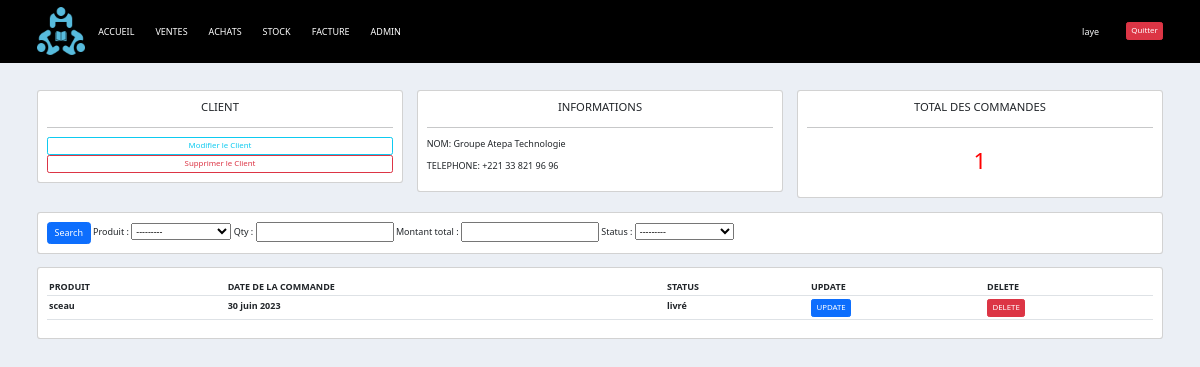
Page /CLIENT/5 (signed in) on the committed database.
### CLIENT/models.py (models this page shows, shortened)
class Client(models.Model):
    nom = models.CharField(max_length=200, null=True)
    telephone = models.CharField(max_length=200, null=True)
    email = models.EmailField(max_length=254, null=True)
    date_creation = models.DateField(auto_now_add=True, null=True)
    class Meta:
        ordering = ['id']

### COMMANDE/models.py (models this page shows, shortened)
class Commande(models.Model):
    STATUS = (
        ('livraison en cours', 'Livraison en cours'),
        ('non livré', 'Non livré'),
        ('livré', 'Livré')
    )
    client = models.ForeignKey(Client, null=True, on_delete=models.CASCADE)
    produit = models.ForeignKey(Produit, null=True, on_delete=models.CASCADE)
    qty = models.IntegerField(default=0, blank=True, null=True)
    montant_total = models.FloatField(editable=False, default=0)
    status = models.CharField(max_length=200, null=True, choices=STATUS)
    date_creation = models.DateField(auto_now_add=True, null=True)

### PRODUIT/models.py (models this page shows)
class Produit(models.Model):
    nom = models.CharField(max_length=200, null=True)
    unite = models.ForeignKey(Unite, null=True, on_delete=models.CASCADE)
    prix = models.FloatField(null=True)
    quantite_stock = models.FloatField(default=0)
    tags = models.ManyToManyField(Tags)
    def __str__(self):
        return self.nom

### CLIENT/views.py (the view)
# urls.py: path('<str:pk>', views.fonctioncl, name='client'),
@login_required(login_url='login')
def fonctioncl(request,pk):
    clix = Client.objects.get(id=pk)
    ccoommaa = clix.commande_set.all()
    commande_total = ccoommaa.count()
    mon_filtre=CommandeFilter(request.GET,queryset=ccoommaa)
    ccoommaa=mon_filtre.qs
    context={'clix':clix,'ccoommaa':ccoommaa,'commande_total':commande_total,'mon_filtre':mon_filtre}
    return render(request,'CLIENT/client.html',context)

### TEMPLATES/CLIENT/client.html
{%extends 'index.html'%}
{% block contenu %}
<br>
<div class="row">
	<div class="col-md">
		<div class="card card-body">
			<h5 style="text-align: center">CLIENT</h5>
			<hr>
			<a class="btn btn-outline-info  btn-sm btn-block" href="{% url 'modifier' clix.id %}">Modifier le Client</a>
			<a class="btn btn-outline-danger  btn-sm btn-block" href="{% url 'enleve' clix.id %}">Supprimer le Client</a>
		</div>
	</div>
	<div class="col-md">
		<div class="card card-body">
			<h5 style="text-align: center">INFORMATIONS</h5>
			<hr>
			<p>NOM: {{clix.nom}}</p>
			<p>TELEPHONE: {{clix.telephone}}</p>
		</div>
	</div>
	<div class="col-md">
		<div class="card card-body">
			<h5 style="text-align: center">TOTAL DES COMMANDES</h5>
			<hr>
			<h1 style="text-align: center;padding: 10px">{{commande_total}}</h1>
		</div>
	</div>
</div>
<br>
<div class="row">
	<div class="col">
		<div class="card card-body">
			<form method="get">
		    <button class="btn btn-primary" type="submit">Search</button>
			{{mon_filtre.form}}
		  </form>
		</div>
	</div>
</div>
<br>
<div class="row">
	<div class="col-md">
		<div class="card card-body">
			<table class="table table-sm">
				<tr>
					<th>PRODUIT</th>
					<th>DATE DE LA COMMANDE</th>
					<th>STATUS</th>
					<th>UPDATE</th>
					<th>DELETE</th>
				</tr>
				{% for j in ccoommaa %}
				<tr>
					<th>{{j.produit}}</th>
					<th>{{j.date_creation}}</th>
					<th>{{j.status}}</th>
					<th><a class="btn btn-primary  btn-sm" href="{% url 'update' j.id%}">UPDATE</a></th>
					<th><a class="btn btn-danger  btn-sm" href="{% url 'delete' j.id%}">DELETE</a></th>
				</tr>
				{% endfor %}
			</table>
		</div>
	</div>
</div>
{% endblock %}

### TEMPLATES/BASE/navbar.html (shortened to what this page needs)
{% load static %}
<nav class="navbar navbar-expand-lg navbar-custom bg-black">
  <div class="container">
    <div class="navbar-brand ml-auto">
      <a href="/">
        <img src="{% static '/images/logo.ico' %}" alt="Logo">
      </a>
    </div>
    <div class="collapse navbar-collapse" id="navbarNav">
      <ul class="navbar-nav ml-auto">
        <li class="nav-item">
          <a class="nav-link text-white" href="{% url 'accueil' %}">ACCUEIL</a>
        </li>
        <li class="nav-item">
          <a class="nav-link text-white" href="{% url 'commande' %}">VENTES</a>
        </li>
        <li class="nav-item">
          <a class="nav-link text-white" href="{% url 'achat' %}">ACHATS</a>
        </li>
        <li class="nav-item">
          <a class="nav-link text-white" href="{% url 'stock' %}">STOCK</a>
        </li>
        <li class="nav-item">
          <a class="nav-link text-white" href="">FACTURE</a>
        </li>
        <li class="nav-item">
          <a class="nav-link text-white" href="http://127.0.0.1:8000/admin">ADMIN</a>
        </li>
      </ul>
    </div>
    <div class="navbar-nav">
      {% if request.user.is_authenticated %}
        <div class="d-flex align-items-center mr-15">
          <div class="container">
            <div class="row justify-content-center">
              <span class="nav-item text-light">{{ request.user }}</span>
            </div>
          </div>
        </div>
        <div class="d-flex align-items-center">
          <a class="btn btn-sm btn-danger" href="{% url 'logout' %}">Quitter</a>
        </div>
      {% else %}
        <a class="btn btn-sm btn-primary" href="{% url 'login' %}">Se connecter</a>
      {% endif %}
    </div>
  </div>
</nav>

### static/css/main.css (style rules this page uses)
body { background-color: #ebeff5; }
html { font-size: 56.25%; }
.navbar-custom { background-color: #000000; }
.navbar-custom .navbar-brand { margin-left: auto; }
.navbar-custom .nav-item { margin-right: 10px; }
.navbar-custom .nav-link { color: #fff; }
.navbar-custom .btn { margin-left: 10px; }
.navbar-custom .btn-danger { background-color: #dc3545; border-color: #dc3545; }
.navbar-custom .navbar-nav .nav-item + .nav-item { margin-left: 2px; }
.navbar-custom .navbar-nav .nav-item.text-light { flex-grow: 1; text-align: center; }
.navbar-custom .navbar-nav { flex-direction: row; align-items: center; }
.navbar-custom .nav-link { cursor: pointer; transition: color 0.3s ease-in-out; }
h1 { color:red; }

### rows in the picture
Client: nom "Groupe Atepa Technologie", telephone "+221 33 821 96 96"
Commande: produit "sceau", date_creation "30 juin 2023", status "livré"

### other values in the picture
{{ request.user }} "laye"
{{ commande_total }} "1"
